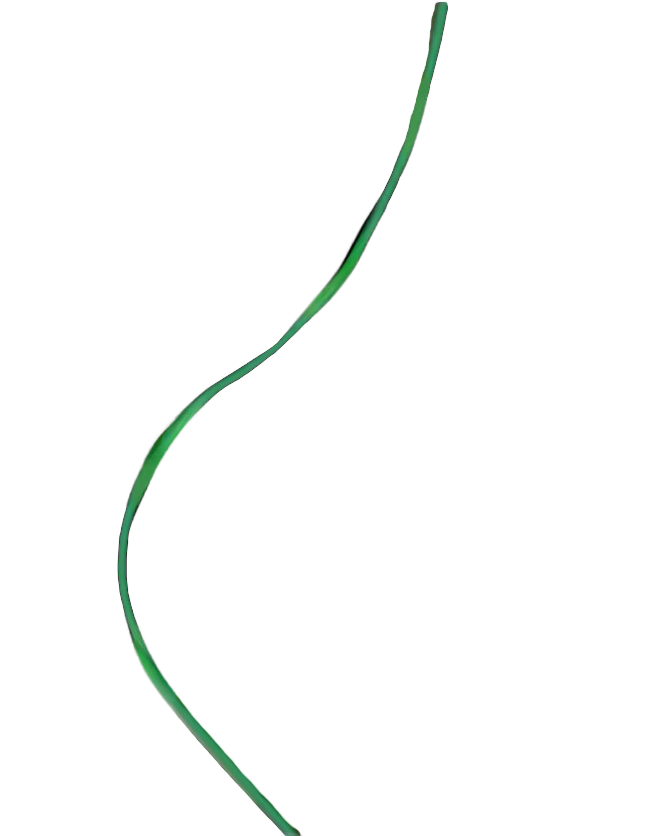
#> input picture examples/inputs/path_green.png, 663 x 836 px
$ python -i centerline.py   (imports and definitions only)
#> lines starting #> are read from the running program, lines starting #| are printed output that depends on the picture; after the words box and inside, x2 and y2 are one past the last pixel; in counts of white or black regions, pixels touching at a corner belong together
import numpy as np
from PIL import Image
from scipy.signal import savgol_filter
from scipy.ndimage import convolve
from scipy.spatial.distance import cdist
from skimage.morphology import skeletonize
from skimage.measure import label
from skimage.graph import route_through_array

from .config import DEFAULT_CONFIG

# 3x3 kernel for counting neighbors minus the center
_NEIGHBOR_KERN = np.ones((3, 3), dtype=int)
_NEIGHBOR_KERN[1, 1] = 0


def _find_endpoints(skel):
    neighbor_count = convolve(skel.astype(int), _NEIGHBOR_KERN, mode="constant")
    ys, xs = np.where(skel & (neighbor_count == 1))
    return list(zip(ys, xs))


def ordered_centerline(png_path, smooth_win=None, smooth_poly=None):
#> called with png_path = '../examples/inputs/path_green.png'
    smooth_win = smooth_win or DEFAULT_CONFIG.smooth_win
    smooth_poly = smooth_poly or DEFAULT_CONFIG.smooth_poly

    rgba = np.asarray(Image.open(png_path).convert("RGBA"))
#> rgba is the input picture: shape (836, 663, 4); mean R, G, B, A 1, 2.7, 1.6, 4.9
    mask = rgba[..., 3] > 0  # non transparent = stroke
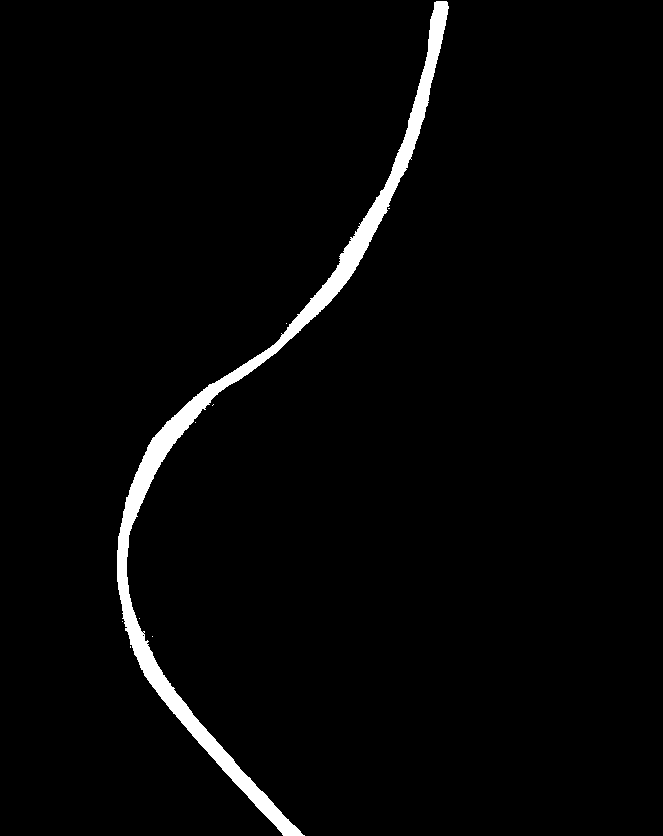
#> mask: shape (836, 663) bool; 2.6% white; 9 white regions (8 under 20 px), largest, box (x1, y1, x2, y2) and area: (117, 1, 449, 836) 14202

    lbl, n = label(mask, connectivity=2, return_num=True)
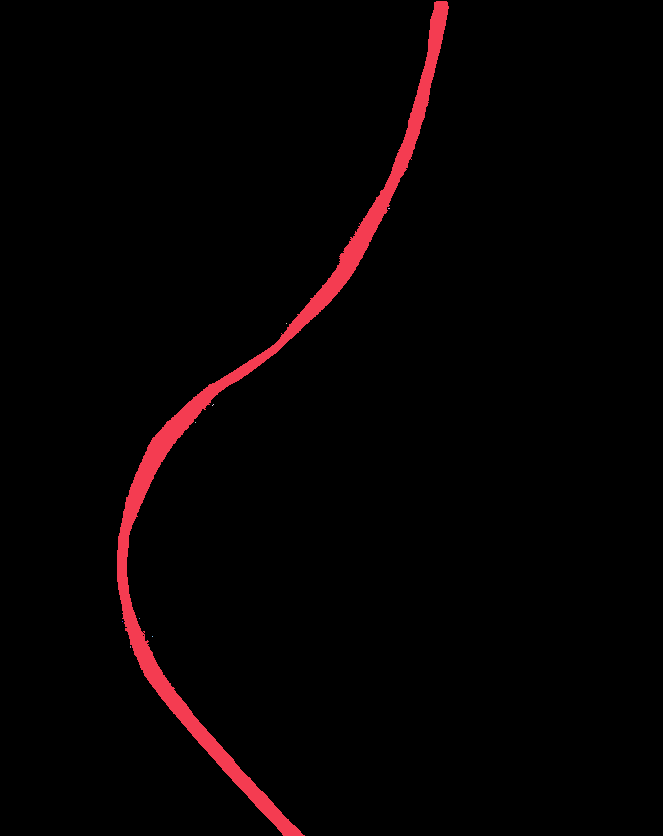
#> lbl: shape (836, 663) int32; 10 distinct labels, from 0 to 9; one colour per label, 0 black
#> n = 9
    if n == 0:
        raise ValueError(f"No painted pixels in {png_path}")
    # keep only the biggest blob or stray pixels mess up skeletonize
    biggest = np.argmax(np.bincount(lbl.flat)[1:]) + 1
#> biggest = 1
    mask = (lbl == biggest)
#> mask: shape (836, 663) bool; 2.6% white; 1 white region, box (x1, y1, x2, y2) and area: (117, 1, 449, 836) 14202

    skel = skeletonize(mask)
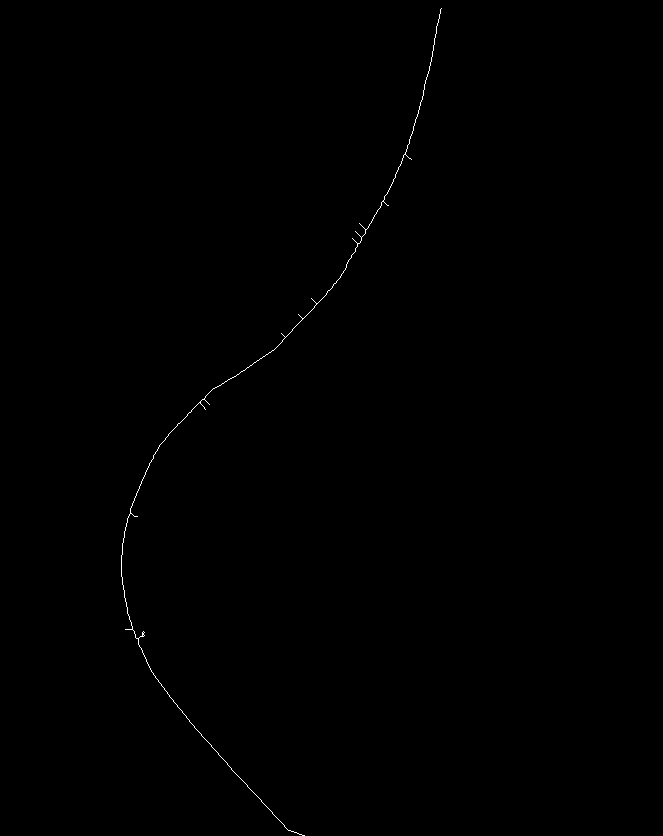
#> skel: shape (836, 663) bool; 0.17% white in thin lines or dots, all inside (x1, y1, x2, y2) = (121, 8, 442, 836)
    deg1 = _find_endpoints(skel)
#> in _find_endpoints, `neighbor_count = convolve(skel.astype(int), _NEIGHBOR_KERN, mode="cons..`: neighbor_count: shape (836, 663) int64; 7 distinct labels, from 0 to 6
#> in _find_endpoints, `ys, xs = np.where(skel & (neighbor_count == 1))`: ys = [8, 159, 205, 223, 231, 238, 298, 314, 333, 404, 409, 516, 629, 835]; xs = [441, 411, 388, 359, 355, 352, 311, 298, 281, 209, 205, 137, 125, 304]
#> deg1 = [(8, 441), (159, 411), (205, 388), (223, 359), (231, 355), (238, 352), (298, 311), (314, 298), (333, 281), (404, 209), (409, 205), (516, 137), (629, 125), (835, 304)]

    # fallback to all skeleton coords if endpoints are weird
    if len(deg1) >= 2:
        ends = deg1
#> ends has the same summary as deg1
    else:
        ys, xs = np.where(skel)
        ends = list(zip(ys, xs))
    if len(ends) < 2:
        raise ValueError(f"Skeleton too small to trace in {png_path}")

    ends_arr = np.array(ends)
#> ends_arr = 14 rows, first 8: [8, 441], [159, 411], [205, 388], [223, 359], [231, 355], [238, 352], [298, 311], [314, 298]
    D = cdist(ends_arr, ends_arr)
    idx = np.argmax(D)
#> idx = 13
    i, j = idx // len(ends), idx % len(ends)
#> i = 0; j = 13
    (y1, x1), (y2, x2) = ends[i], ends[j]
#> y1 = 8; x1 = 441; y2 = 835; x2 = 304

    cost = np.where(skel, 1.0, 1e6)
    path_idx, _ = route_through_array(cost, (y1, x1), (y2, x2),
                                      fully_connected=True, geometric=True)
#> path_idx = 868 pairs, first value 8 to 835, second value 121 to 441
    pts = np.array(path_idx, dtype=float)
#> pts has the same summary as path_idx
    pts = pts[:, ::-1]  # flip to x y
#> pts = 868 pairs, first value 121 to 441, second value 8 to 835

    if len(pts) >= smooth_win:
        pts[:, 0] = savgol_filter(pts[:, 0], smooth_win, smooth_poly)
        pts[:, 1] = savgol_filter(pts[:, 1], smooth_win, smooth_poly)

    return pts

>>> result = ordered_centerline('../examples/inputs/path_green.png')
#> result = 868 pairs, first value 120.9 to 440.7, second value 8 to 835

$ run again, on examples/inputs/path_pink.png
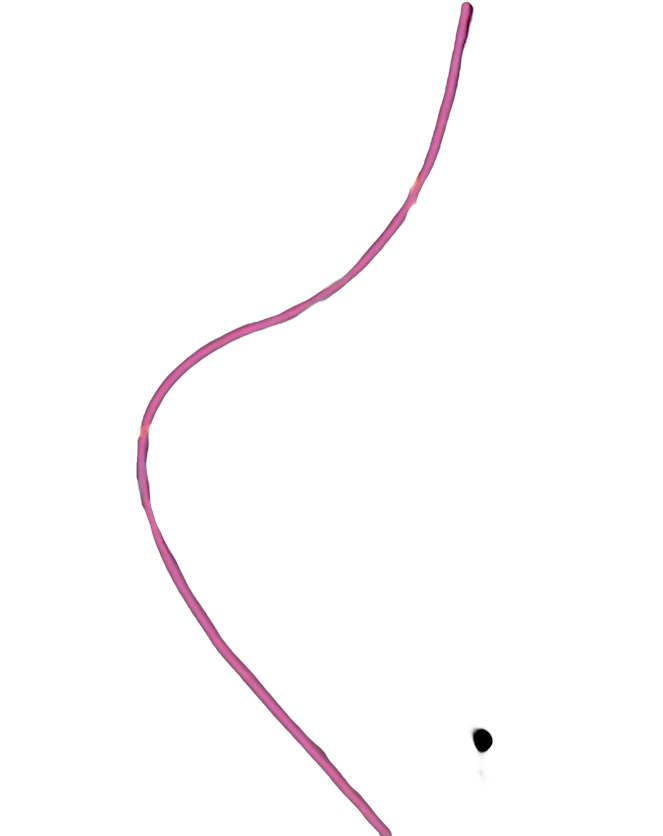
#> input picture examples/inputs/path_pink.png, 663 x 836 px
#> in ordered_centerline, rgba is the input picture: shape (836, 663, 4); mean R, G, B, A 3.7, 2, 2.9, 5.1
#> in ordered_centerline, `lbl, n = label(mask, connectivity=2, return_num=True)`:
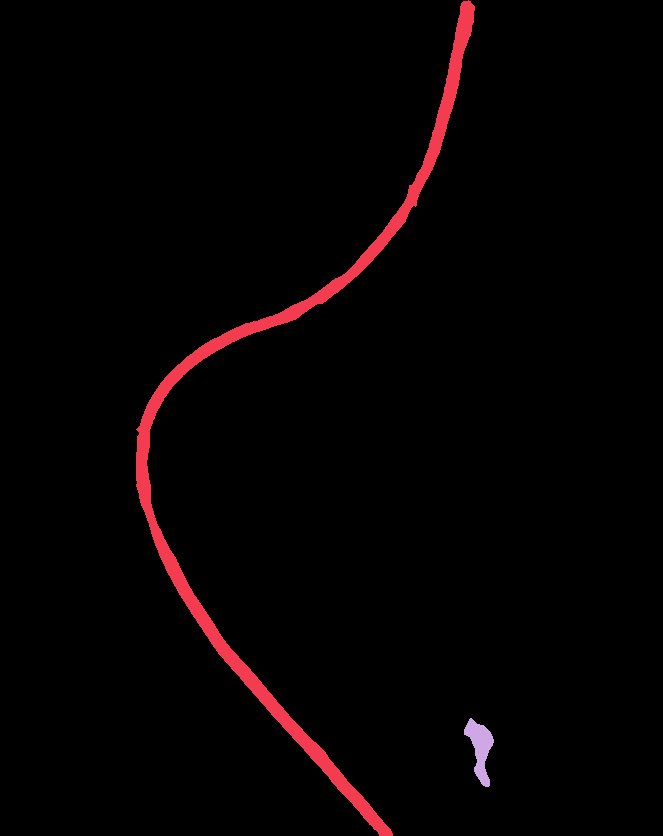
#> lbl: shape (836, 663) int32; 3 distinct labels, from 0 to 2; one colour per label, 0 black
#> n = 2
#> biggest = 1
#> in ordered_centerline, `skel = skeletonize(mask)`:
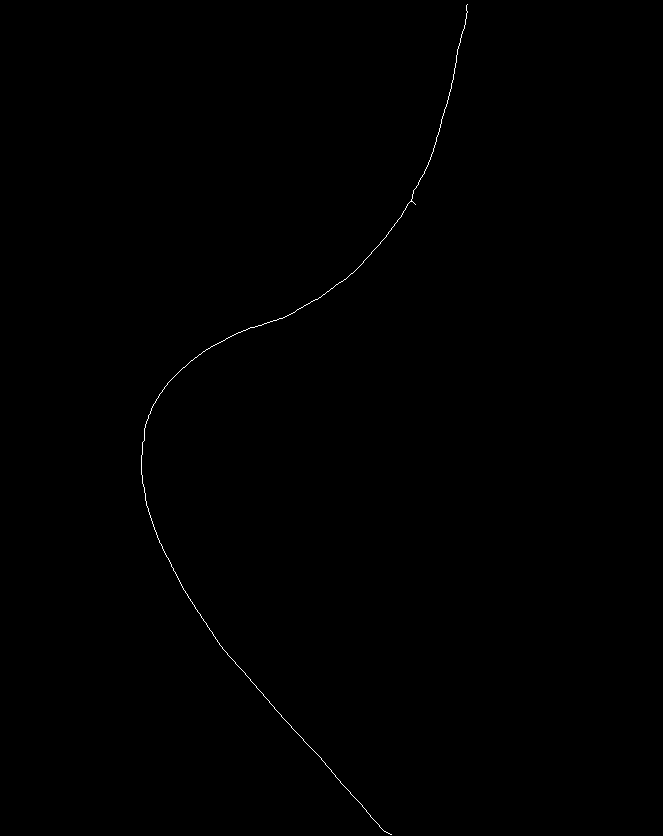
#> skel: shape (836, 663) bool; 0.17% white in thin lines or dots, all inside (x1, y1, x2, y2) = (141, 4, 468, 835)
#> neighbor_count: shape (836, 663) int64; 5 distinct labels, from 0 to 4
#> ys = [4, 204, 834]; xs = [467, 415, 391]
#> deg1 = [(4, 467), (204, 415), (834, 391)]
#> ends_arr = [[4, 467], [204, 415], [834, 391]]
#> D = [[0, 206.6, 833.5], [206.6, 0, 630.5], [833.5, 630.5, 0]]
#> idx = 2
#> i = 0; j = 2
#> y1 = 4; x1 = 467; y2 = 834; x2 = 391
#> path_idx = 910 pairs, first value 4 to 834, second value 141 to 467
#> in ordered_centerline, `pts = np.array(path_idx, dtype=float)`: pts has the same summary as path_idx
#> in ordered_centerline, `pts = pts[:, ::-1]`: pts = 910 pairs, first value 141 to 467, second value 4 to 834
#> result = 910 pairs, first value 140.9 to 466.9, second value 4 to 834.2

$ run again, on examples/inputs/path_yellow.png
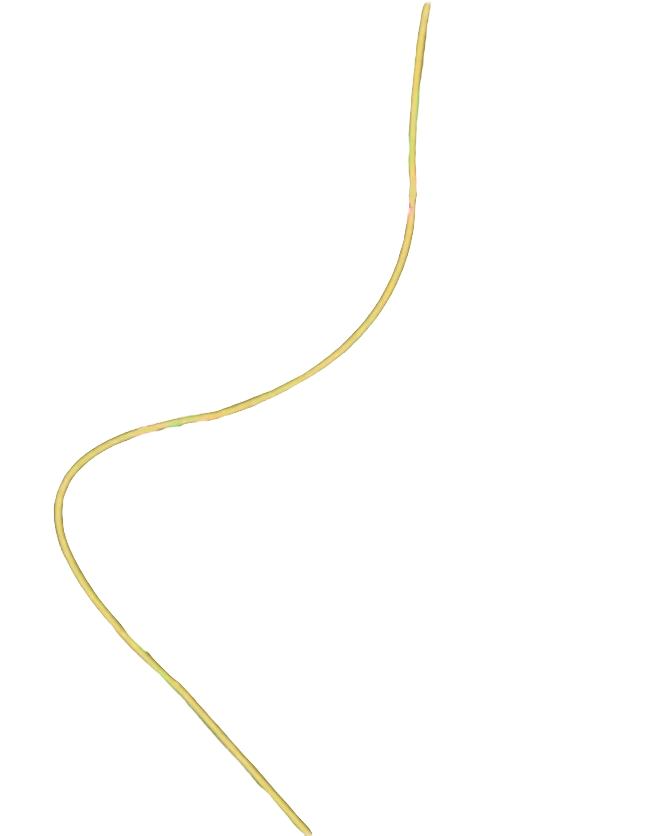
#> input picture examples/inputs/path_yellow.png, 663 x 836 px
#> in ordered_centerline, rgba is the input picture: shape (836, 663, 4); mean R, G, B, A 4.1, 3.8, 1.9, 3.9
#> in ordered_centerline, `mask = rgba[..., 3] > 0`:
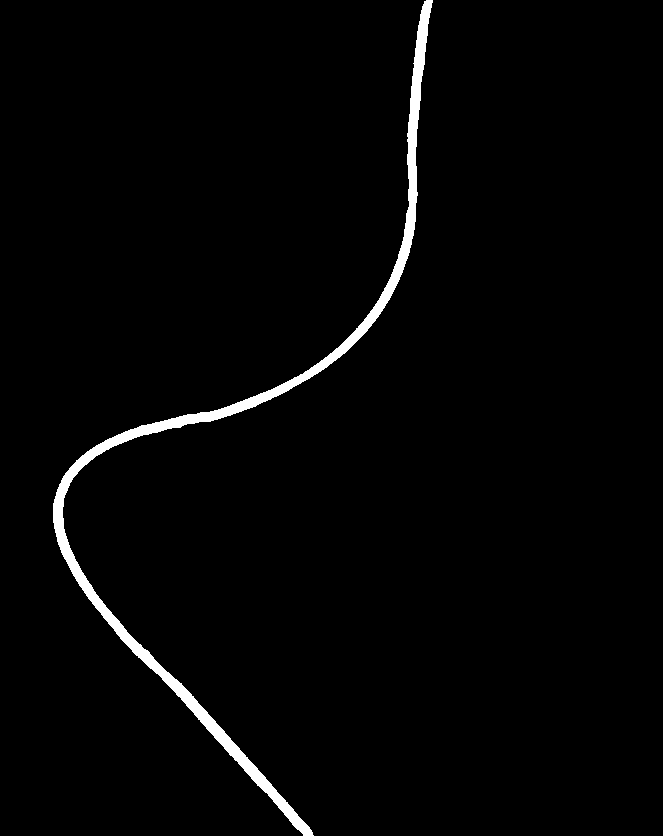
#> mask: shape (836, 663) bool; 2% white; 1 white region, box (x1, y1, x2, y2) and area: (53, 0, 433, 836) 11067
#> n = 1
#> in ordered_centerline, `skel = skeletonize(mask)`:
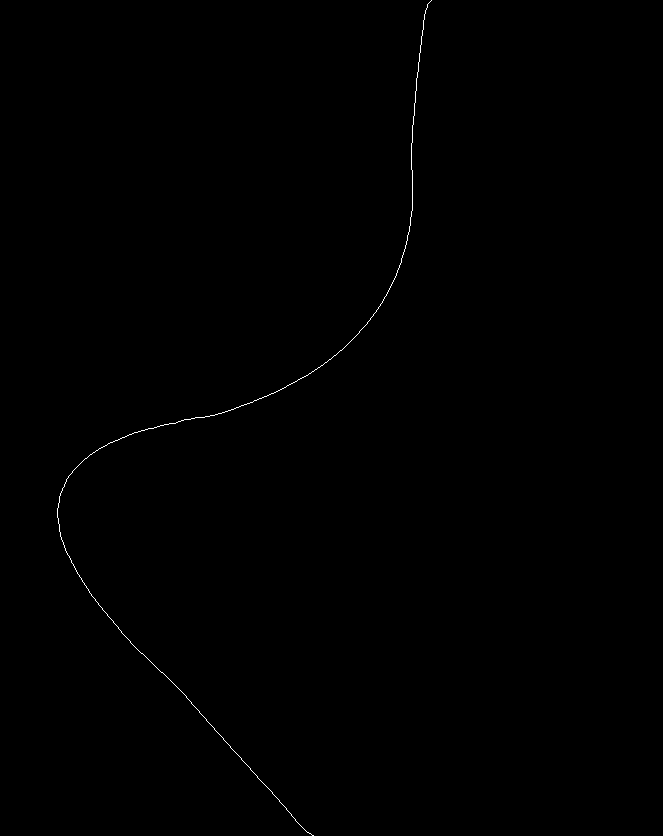
#> skel: shape (836, 663) bool; 0.18% white in thin lines or dots, all inside (x1, y1, x2, y2) = (57, 0, 432, 836)
#> neighbor_count: shape (836, 663) int64; 4 distinct labels, from 0 to 3
#> ys = [0, 835]; xs = [431, 313]
#> deg1 = [(0, 431), (835, 313)]
#> ends_arr = [[0, 431], [835, 313]]
#> D = [[0, 843.3], [843.3, 0]]
#> idx = 1
#> i = 0; j = 1
#> y1 = 0; x1 = 431; y2 = 835; x2 = 313
#> path_idx = 989 pairs, first value 0 to 835, second value 57 to 431
#> in ordered_centerline, `pts = np.array(path_idx, dtype=float)`: pts has the same summary as path_idx
#> in ordered_centerline, `pts = pts[:, ::-1]`: pts = 989 pairs, first value 57 to 431, second value 0 to 835
#> result = 989 pairs, first value 56.92 to 431.2, second value 2.81e-15 to 835.2
